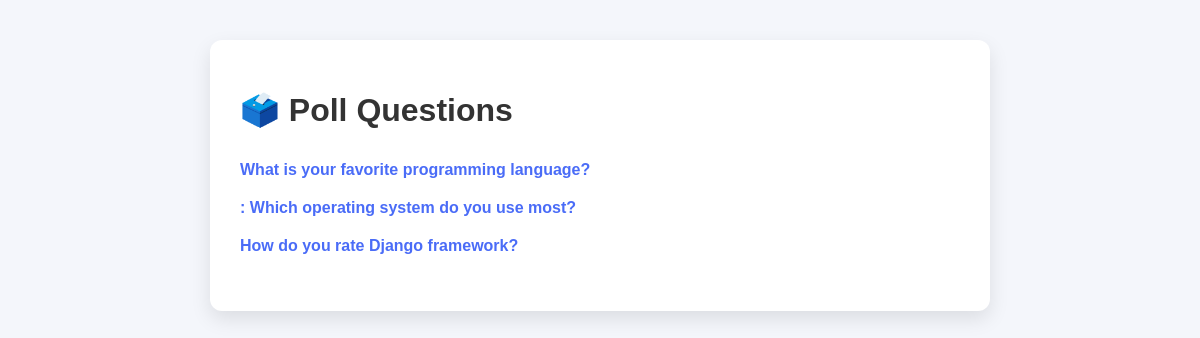
The page / on the database its author committed.
### polls/models.py (models this page shows, shortened)
class Question(models.Model):
    question_text = models.CharField(max_length=200)
    pub_date = models.DateTimeField('date published')

### polls/views.py (the view)
# urls.py: path('', views.index, name='index'),
def index(request):
    questions = Question.objects.all()
    return render(request, 'polls/index.html', {'questions': questions})

### polls/templates/polls/index.html
{% load static %}
<link rel="stylesheet" href="{% static 'polls/style.css' %}">
<div class="container">
  <h1>🗳️ Poll Questions</h1>
  <ul>
    {% for question in questions %}
      <li>
        <a href="{% url 'detail' question.id %}">
          {{ question.question_text }}
        </a>
      </li>
    {% empty %}
      <li>No polls available.</li>
    {% endfor %}
  </ul>
</div>

### polls/templates/polls/style.css (style rules this page uses)
.container { width: 60%; margin: 40px auto; background: white; padding: 30px; border-radius: 12px; box-shadow: 0 8px 20px rgba(0,0,0,0.1); }
h1 { color: #333; }
ul { list-style: none; padding: 0; }
li { padding: 10px 0; }
a { text-decoration: none; color: #4a6cf7; font-weight: bold; }

### rows shown on the page
Question: question_text "What is your favorite programming language?"
Question: question_text ": Which operating system do you use most?"
Question: question_text "How do you rate Django framework?"
